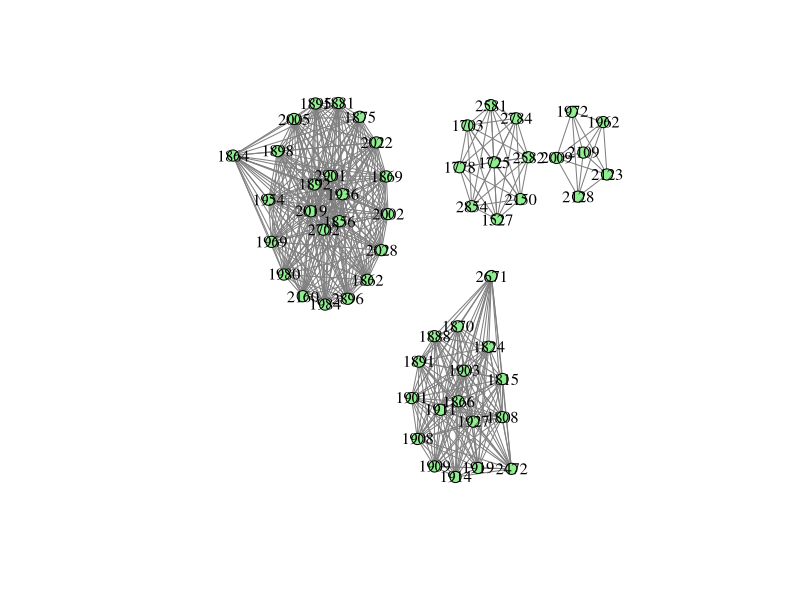
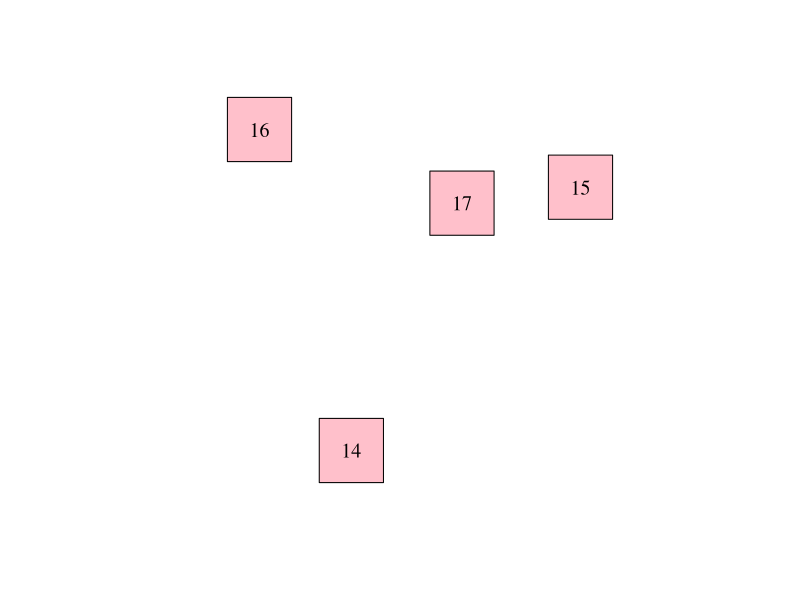

Write R code to recreate these figures, in order.
# VA SIN ACENTOS
# Analisis de composicion familiar
library(readxl)
Simon <- read_excel("Datos xa analizar teams.xlsx")
colnames(Simon)[5] <- "Familia"

library(tidyverse)
Simon2 <- Simon %>%
  separate_rows(Familia, sep = ",\\s*") %>%
  mutate(Familia = trimws(Familia))  # Elimina espacios en blanco alrededor de los elementos

library(igraph)
# Figure Panel A
Network <- Simon2

bn2 <- graph.data.frame(Network,directed=FALSE)
bipartite.mapping(bn2)
V(bn2)$type <- bipartite_mapping(bn2)$type
V(bn2)$color <- ifelse(V(bn2)$type, "green", "red")
V(bn2)$shape <- ifelse(V(bn2)$type, "square", "circle")
V(bn2)$label.cex <- ifelse(V(bn2)$type, 0.5, 0.5)
V(bn2)$size <- sqrt(igraph::degree(bn2))
E(bn2)$color <- "lightgrey"

bn2.pr <- bipartite.projection(bn2)
Sujeto <- bn2.pr$proj2
CompFamiliar <- bn2.pr$proj1
class(Sujeto)
#matw1 <- as.matrix(get.adjacency(Skills))

# Plot the network with node colors based on centrality
plot(CompFamiliar, vertex.label.color = "black", 
     vertex.label.cex = 1, 
     vertex.color = "lightgreen", 
     vertex.size = 6, 
     edge.width = 1, 
     edge.color = "gray50", 
     layout = layout_components, main = "")

plot(Sujeto, vertex.label.color = "black", 
     vertex.label.cex = 1.2, 
     vertex.color = "pink", 
     vertex.size = 40, 
     edge.width = 10, 
     edge.color = "gray30", 
     layout = layout_components, 
     main = "")
